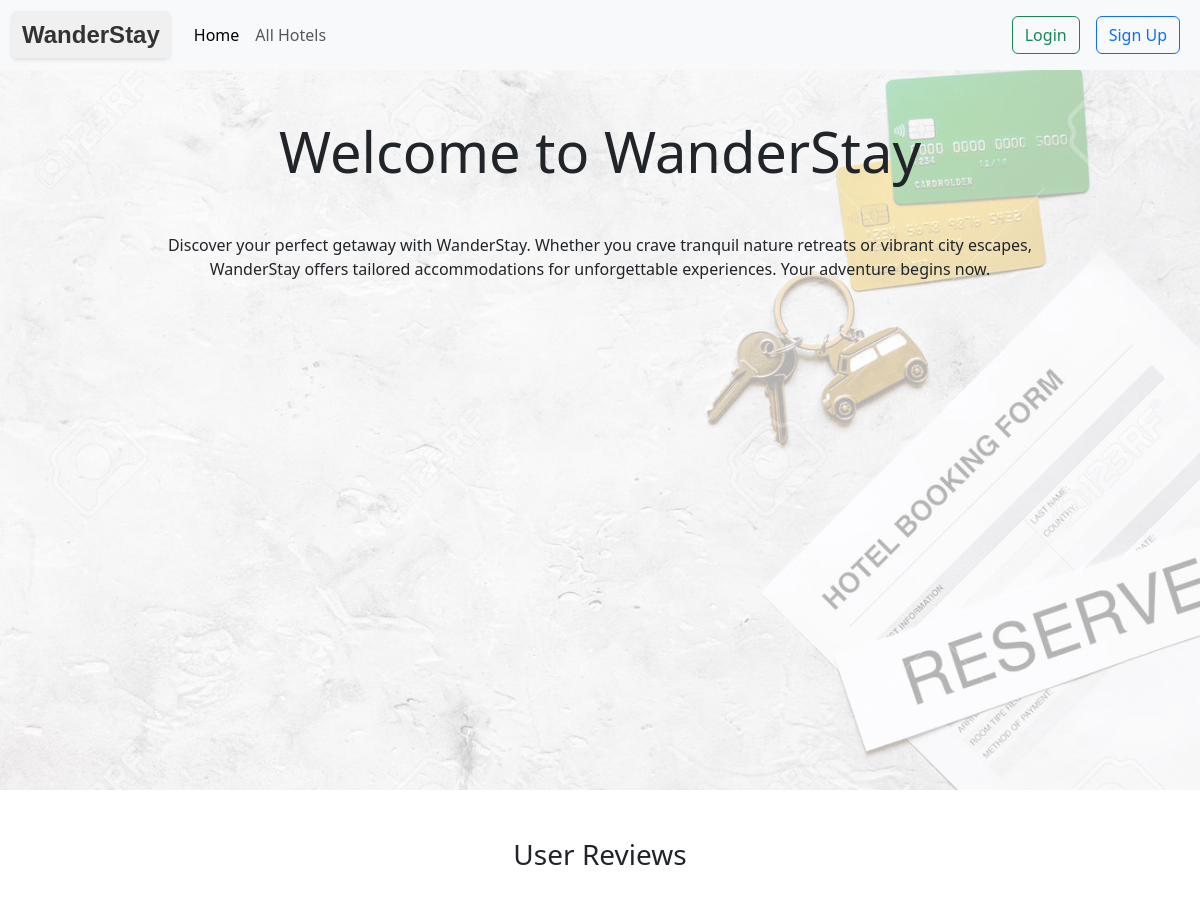
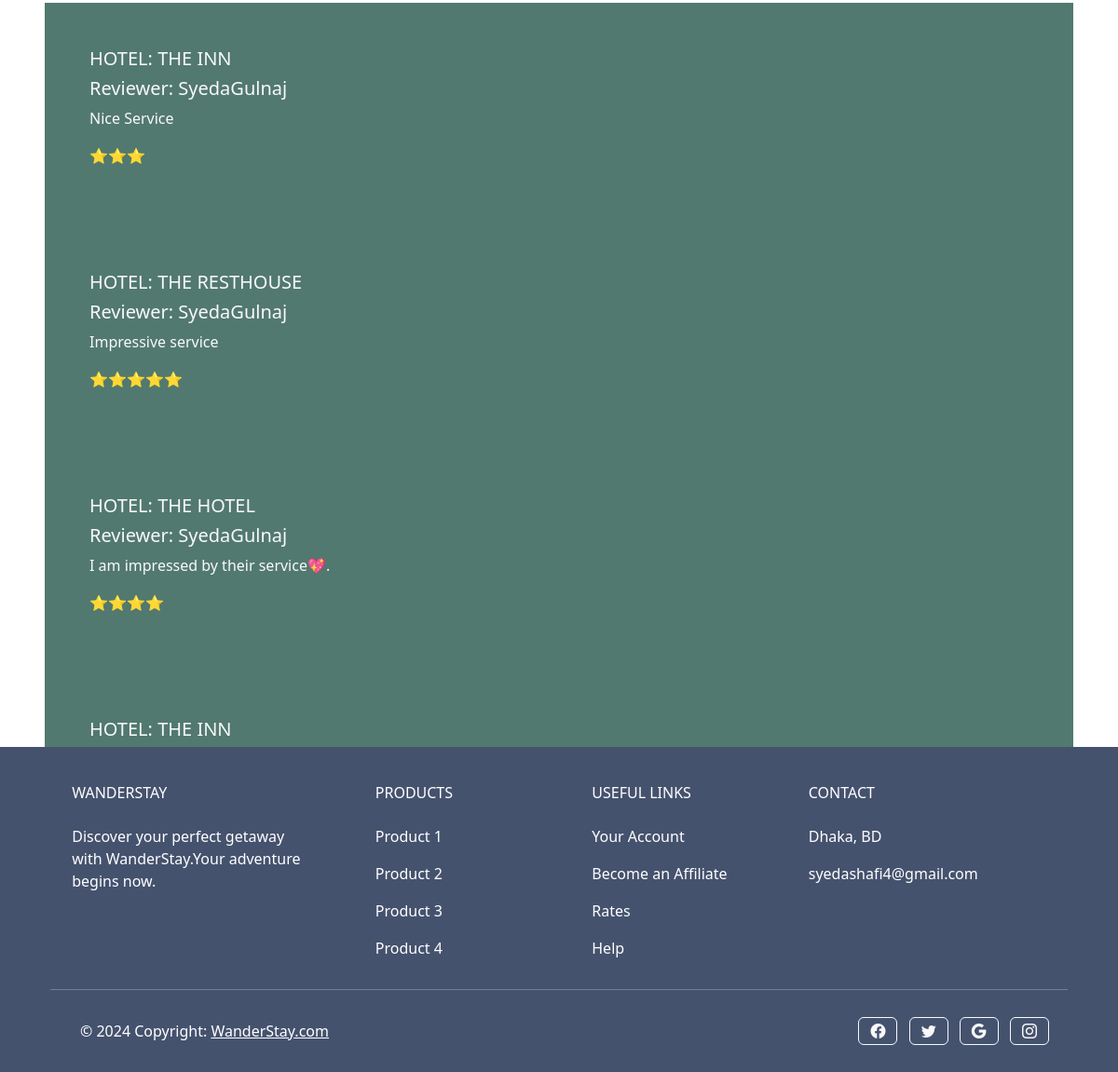
The page / on the database its author committed (2 pictures, top to bottom).
### hotels/models.py (models this page shows, shortened)
class Reviews(models.Model):
    hotel = models.ForeignKey(Hotels, on_delete=models.CASCADE, blank=True, null=True)
    user = models.ForeignKey(UserAccounts, on_delete=models.CASCADE, blank=True, null=True)
    created_on = models.DateTimeField(auto_now_add = True)
    body = models.TextField()
    rating = models.CharField(choices=STAR_CHOICES, max_length=10)

class Hotels(models.Model):
    title = models.CharField(max_length=100)
    description = models.TextField()
    address = models.CharField(max_length=100, blank=True, null=True)
    image = models.ImageField(upload_to='uploads/', blank=True, null=True)

### accounts/models.py (models this page shows, shortened)
class UserAccounts(models.Model):
    user = models.OneToOneField(User, on_delete=models.CASCADE)
    gender = models.CharField(max_length=100, choices = GENDER_TYPE)
    account_no = models.IntegerField(unique=True)
    balance = models.DecimalField(default=0, max_digits=12, decimal_places=2)

### core/views.py (the view)
# urls.py: 2. Add a URL to urlpatterns:  path('', views.home, name='home')
def home(request):
    reviews = Reviews.objects.all()
    return render(request, 'home.html', {'reviews': reviews})

### core/templates/home.html (shortened to what this page needs)
{% include "base.html" %} {% block content %}
<div class="jumbotron jumbotron-fluid" id="backgroundContainer">
  <div class="container text-center" style="position: relative; z-index: 1">
    <h1 class="display-4 pt-5">Welcome to <strong>WanderStay</strong></h1>
    <p class="mt-5" style="width: 80%; margin: auto">
      Discover your perfect getaway with WanderStay. Whether you crave tranquil
      nature retreats or vibrant city escapes, WanderStay offers tailored
      accommodations for unforgettable experiences. Your adventure begins now.
    </p>
  </div>
</div>
<h3 class="text-center my-5">User Reviews</h3>
<div class="m-5" style="height: 300px">
  <div
    class="swiffy-slider slider-item-show2 slider-nav-sm slider-nav-page slider-item-snapstart slider-item-nogap slider-nav-round slider-nav-dark slider-indicators-sm slider-indicators-outside slider-indicators-round slider-indicators-dark slider-nav-animation slider-nav-animation-slideup slider-item-first-visible"
  >
    <div class="slider-container">
      {% for review in reviews %}
      <div class="p-3 p-xl-5 text-light" style="background-color: #52796f">
        <h3 class="text-uppercase h5">Hotel: {{review.hotel.title}}</h3>
        <h5>Reviewer: {{review.user.user.username}}</h5>
        <p>{{review.body}}</p>
        <p>{{review.rating}}</p>
      </div>
      {% endfor %}
    </div>
  </div>
</div>
 {% include "navbar.html" %}
{%endblock %}

### rows shown on the page
Reviews: hotel "THE INN", user.user.username "SyedaGulnaj", body "Nice Service", rating "⭐⭐⭐"
Reviews: hotel "THE RESTHOUSE", user.user.username "SyedaGulnaj", body "Impressive service", rating "⭐⭐⭐⭐⭐"
Reviews: hotel "THE HOTEL", user.user.username "SyedaGulnaj", body "I am impressed by their service💖.", rating "⭐⭐⭐⭐"
Reviews: hotel "THE INN"
